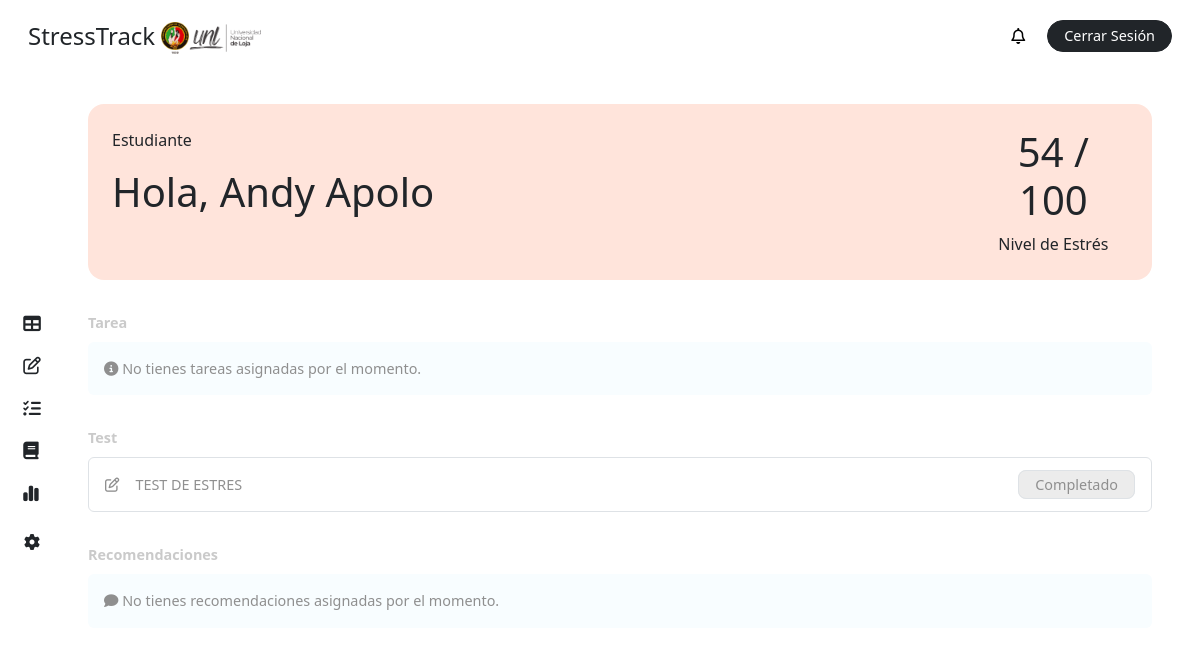
Screenshot of /panel/ (signed in) with the database file from the repository.
### stress/models.py (models this page shows, shortened)
class CustomUser(AbstractBaseUser, PermissionsMixin):
    ROLE_CHOICES = [
        ('student', 'Alumno'),
        ('teacher', 'Profesor'),
        ('superuser', 'Administrador'),
    ]
    first_name = models.CharField(max_length=50, blank=True)
    last_name = models.CharField(max_length=50, blank=True)
    dni = models.CharField(max_length=10, unique=True, blank=True, null=True)
    email = models.EmailField(unique=True)
    role = models.CharField(max_length=20, choices=ROLE_CHOICES, default='student')
    is_active = models.BooleanField(default=True)
    is_staff = models.BooleanField(default=False)
    stress = models.IntegerField(default=0)
    share_stress_level = models.BooleanField(default=False)
    recommendation = models.ForeignKey(Recommendation, on_delete=models.SET_NULL, null=True, blank=True, related_name='users')
    course = models.ForeignKey(Course, on_delete=models.CASCADE, related_name='students', null=True, blank=True)
    group = models.ForeignKey(Team, on_delete=models.CASCADE, related_name='members', null=True, blank=True)
    tests = models.ManyToManyField(Test, related_name='users', blank=True)
    objects = CustomUserManager()
    USERNAME_FIELD = 'email'
    REQUIRED_FIELDS = []

class Test(models.Model):
    title = models.CharField(max_length=255)
    due_date = models.DateField(blank=True, null=True)
    Team = models.ManyToManyField(Team, related_name='tests')
    course = models.ForeignKey(Course, on_delete=models.CASCADE, related_name='tests', default='2')
    created_at = models.DateTimeField(auto_now_add=True)
    updated_at = models.DateTimeField(auto_now=True)

### stress/views.py (the view)
# urls.py: path('panel/', views.panel, name='panel'),
@login_required
def panel(request):
    user = request.user
    course = user.course
    team = user.group
    tasks = None
    tests = None
    top_3_stressed_students = None
    average_stress = None
    course_teaching = user.teaching_courses.first()
    courses = Course.objects.all()
    professors = CustomUser.objects.filter(role='teacher').all()
    if course_teaching:
        students = course_teaching.students.filter(stress__gt=0)
        top_3_stressed_students = students.order_by('-stress')[:3]
        average_stress = int(students.aggregate(avg_stress=Avg('stress'))['avg_stress'] or 0)
    if course:
        tasks = course.tasks.filter(due_date__gte=date.today()).order_by('due_date')
    if team:
        tests = team.tests.all()
    stress = user.stress
    color = ""
    recommendations = user.recommendation
    if 0 <= stress <= 20:
        color = 'bg-good'
    elif 20 < stress <= 40:
        color = 'bg-not-bad'
    elif 40 < stress <= 60:
        color = 'bg-dangerr'
    elif 60 < stress <= 100:
        color = 'bg-dying'
    context = {
        'name': user.first_name or "Usuario",
        'surname': user.last_name or "Usuario",
        'color': color,
        'recommendation': recommendations,
        'stress': stress,
        'role': user.role,
        'top_3_stressed_students': top_3_stressed_students,
        'average_stress': average_stress,
        'course_teaching': course_teaching,
        'notifications': user.notifications.all(),
        'unread_notifications': user.notifications.filter(is_read=False).count(),
        'courses': courses,
        'professors': professors,
    }
    if tasks:
        if tasks.exists():
            tmp_task = tasks.first()
            task = {
                'title': tmp_task.title,
                'date': tmp_task.due_date
            }
        else:
            task = None
    else:
        task = None
    if tests:
        tmp_test = tests.last()
        flg = test_resolve(tmp_test, user)
        test = {
            'id': tmp_test.id,
            'title': tmp_test.title,
            'state': flg
        }
    else:
        test = None
    context['task'] = task
    context['test'] = test
    return render(request, 'dashboard/panel.html', context)

### stress/utils.py (called while the page is built)
def test_resolve(test, user):
    answered = Answer.objects.filter(student=user,question__test=test).exists()
    return answered

### stress/templates/dashboard/panel.html (shortened to what this page needs)
{% extends "base/dashboard_base.html" %}
{% block content %}
{% include "elements/dashboard_sidebar.html" with role=role %}
<main class="main p-4 pt-2 pe-5">
    <div class="{{ color }} p-4 rounded-4 my-4">
        <div class="row">
            {% if role == 'student' %}
                <div class="col-10">
                    <p>Estudiante</p>
                    <h1>Hola, {{ name }} {{surname}} </h1>
                </div>
                <div class="col-2 text-center">
                    <h1>{{ stress }} / 100</h1>
                    <p class="m-0">Nivel de Estrés</p>
                </div>
            {% endif %}
        </div>
    </div>
    {% if role == 'student' %}
        <div class="mb-4">
            <label class="text-grisillo fw-bold my-2">Tarea</label>
            {% if not task %}
                <div class="bg-inf p-3 rounded-2 text-gris">
                    <i class="fas fa-info-circle"></i> No tienes tareas asignadas por el momento.
                </div>
            {% endif %}
        </div>
        <div class="mb-4">
            <label class="text-grisillo fw-bold my-2">Test</label>
        {% if not test %}
        <div class="bg-inf p-3 rounded-2 text-gris">
            <i class="fas fa-info-circle"></i> No tienes tests asignadas por el momento.
        </div>
        {% else %}
        <div class="p-3 rounded-2 text-gris border border-1">
            <div class="row">
                <div class="col-10">
                    <i class="fa-regular fa-pen-to-square me-3"></i>{{ test.title }}
                </div>
                <div class="col-2 text-end">
                        {% if not test.state %}
                            <div class="ms-4 p-1 d-inline rounded-4 fs-7">
                                <a href="{% url 'test' test.id %}" class="text-decoration-none border border-dark text-dark py-1 px-3 rounded-3 fs-7">Realizar Test</a>
                            </div>
                        {% else %}
                            <div class="ms-4 bg-color-grisillo py-1 px-3 border d-inline rounded-3 fs-7">
                                Completado
                            </div>
                            {% endif %}
                        </div>
                    </div>
                </div>
                {% endif %}
        </div>
        <div class="mb-4">
            <label class="text-grisillo fw-bold my-2">Recomendaciones</label>
            {% if not recommendation %}
            <div class="bg-inf p-3 rounded-2 text-gris">
                <i class="fas fa-comment"></i> No tienes recomendaciones asignadas por el momento.
            </div>
            {% endif %}
        </div>
    {% endif %}
</main>
{% endblock %}

### stress/static/css/main.css (style rules this page uses)
body { height: 100vh; margin: 0; padding: 0; display: grid; grid-template-columns: 4rem 1fr; grid-template-rows: 4.5rem 1fr; grid-template-areas: "header header" "side main"; gap: 0; background-color: white; }
.main { grid-area: main; overflow-y: auto; }
.fs-7 { font-size: .9rem; }
.bg-dangerr { background-color: #ffe4db; }
.bg-inf { background-color: rgb(248, 253, 255); }
.text-grisillo { color: #cacaca; font-size: .9rem; }
.text-gris { color: #8f8f8f !important; font-size: .9rem; }
.bg-color-grisillo { background-color: #ececec; }

### rows the page displays
CustomUser: first_name "Andy", last_name "Apolo"
Test: title "TEST DE ESTRES"

### other values shown
{{ stress }} "54"
